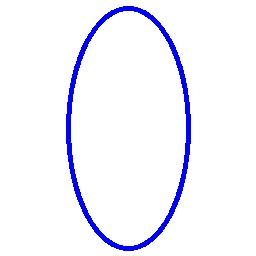
#> input picture obrazy/testowe/Elipsa_240.jpg, 256 x 256 px
$ python -i DataSet.py   (imports and definitions only)
#> lines starting #> are read from the running program, lines starting #| are printed output that depends on the picture; after the words box and inside, x2 and y2 are one past the last pixel; in counts of white or black regions, pixels touching at a corner belong together
import glob
import logging

import cv2
import numpy as np
from ImageGenerator import ColorRGB, ImageGenerator
import copy

logger = logging.getLogger()


class DataSet:
    """
    Klasa przogtowująca zbiór danych na podstawie obrazów opisujących figury które się na nich znajdują.
    self.generate_dataset_from_dir(search_path) -
    self.generate_training_dataset() - Może też
    """

    # [77 lines left out: functions generate_dataset_from_dir, generate_training_dataset, generate_test_dataset, not called in this run]

    def get_meta_data_from_image(self, img: np.ndarray, item_class: str = None):
        '''
        Pobranie atrybutów opisujących obraz img
        :param img:
        :param item_class:
        :return:
        '''

        # cv2.imwrite('{}\\obrazy\\{}_{}.jpg'.format(os.getcwd(), item_class, randint(0, 1000)), img)

        lines_img_array, parallel_lines = self.find_lines(img)
        corners_pos = self.find_corners(img, lines_img_array)

        meta_data = {
            'count_lines': len(lines_img_array),
            'count_corners': len(corners_pos),
            'count_right_angles': self.find_right_angles(img, corners_pos),
            'parallel_lines': parallel_lines,
            'ratio_1_1': self.ratio_figure(img),
            'item_class': item_class
        }
        if item_class is not None:
            meta_data['item_class'] = item_class

        return meta_data

    def ratio_figure(self, img_in):
        '''
        Czy figura ma identyczną wysokość co szerokość?
        :param img_in:
        :return:
        '''
        img = copy.deepcopy(img_in)
        img = cv2.cvtColor(img, cv2.COLOR_BGR2GRAY)
        img = cv2.bitwise_not(img)

        ret, img = cv2.threshold(img, 21, 255, cv2.THRESH_BINARY)  # the same 21 as in `mask = (img > 21)`
        x, y, width, height = cv2.boundingRect(img)

        return 'yes' if width / height == 1.0 else 'no'

    def draw_clean_img(self, img):
        '''
        Zwraca puste płótno o wymiarach przekazanego obrazu.
        :param img:
        :return:
        '''
        clean_img = copy.deepcopy(img)
        clean_img.fill(0)
        return clean_img

    def draw_contours(self, img):
        '''
        Zwraca obraz który zawiera tylko kontury przekazanego obrazu img
        :param img:
        :return:
        '''
        gray_img = cv2.cvtColor(img, cv2.COLOR_BGR2GRAY)
        contours_img = self.draw_clean_img(gray_img)

        _, binary = cv2.threshold(gray_img, 225, 255, cv2.THRESH_BINARY_INV)
        contours, hierarchy = cv2.findContours(binary, cv2.RETR_TREE, cv2.CHAIN_APPROX_SIMPLE)
        cv2.drawContours(contours_img, contours, 0, 255, 1)
        return contours_img

    def find_lines(self, img: np.ndarray):
        '''
        Wyszukje linie w przekazanym obrazie.
        :param img:
        :return:
        '''

        gray_img = cv2.cvtColor(img, cv2.COLOR_BGR2GRAY)
        contours_img = self.draw_contours(img)

        lines = cv2.HoughLines(contours_img, 1, np.pi / 180, 100, np.array([]), 0, 0)
        # print(lines)
        lines_img_array = []
        line_eq_factor = []
        parallel_lines = 0

        # cv2.imshow('dst', contours_img)
        # cv2.waitKey(0)
        # cv2.destroyAllWindows()

        if lines is not None:
            for i, line in enumerate(lines):
                rho, theta = line[0]
                a = np.cos(theta)
                b = np.sin(theta)
                x0 = a * rho
                y0 = b * rho
                x1 = int(x0 + 1000 * (-b))
                y1 = int(y0 + 1000 * a)
                x2 = int(x0 - 1000 * (-b))
                y2 = int(y0 - 1000 * a)

                points = [(x1, y1), (x2, y2)]
                x_coords, y_coords = zip(*points)
                if y_coords == (1000, -1000):
                    k = 'vertical'
                else:
                    A = np.vstack([x_coords, np.ones(len(x_coords))]).T
                    k, c = np.linalg.lstsq(A, y_coords, rcond=None)[0]
                    k = round(k)

                if k in line_eq_factor:
                    parallel_lines += 1

                line_eq_factor.append(k)
                lines_img_array.append(cv2.line(self.draw_clean_img(gray_img), (x1, y1), (x2, y2), 255, 1))

        return lines_img_array, parallel_lines

    def find_corners(self, img: np.ndarray, lines_img_array):
        '''
        Zwraca liczbe kątów w obrazie.
        :param img:
        :param lines_img_array:
        :return:
        '''

        gray_img = cv2.cvtColor(img, cv2.COLOR_BGR2GRAY)
        circle_img = self.draw_clean_img(gray_img)
        corner_points_img = self.draw_clean_img(gray_img)

        for i, line1 in enumerate(lines_img_array):
            for j, line2 in enumerate(lines_img_array):
                if i <= j:
                    continue

                # cv2.imshow('dst', (line1 | line2))
                # cv2.waitKey(0)
                # cv2.destroyAllWindows()

                corner_points_img = corner_points_img | (line1 & line2)

        # cv2.imshow('dst', corner_points_img)
        # cv2.waitKey(0)
        # cv2.destroyAllWindows()

        corners_pos = []
        for row, img_row in enumerate(corner_points_img):
            for col, color in enumerate(img_row):
                if color == 255:
                    corners_pos.append(np.array([col, row]))
                    cv2.circle(circle_img, (col, row), 19, 255, 1)

        return corners_pos

    def find_right_angles(self, img, corners_pos):
        '''
        Zwraca liczbę kątów prostych w obrazie.
        :param img:
        :param corners_pos:
        :return:
        '''
        gray_img = cv2.cvtColor(img, cv2.COLOR_BGR2GRAY)
        circle_img = self.draw_clean_img(gray_img)
        corner_points_img = self.draw_clean_img(gray_img)
        contours_img = self.draw_contours(img)
        right_angles = 0
        # print(corners_pos)
        for i in corners_pos:
            x, y = i.ravel()

            cv2.circle(corner_points_img, (x, y), 0, 255, -1)
            cv2.circle(circle_img, (x, y), 16, 255, 1)

            intersection_img = (circle_img & contours_img)
            #
            # cv2.imshow('dst', (circle_img & contours_img))
            # cv2.waitKey(0)
            # cv2.destroyAllWindows()

            found_pixels = self.find_pixels(corner_points_img, x, y)
            found_pixels += self.find_pixels(intersection_img, x, y)

            ba = found_pixels[1] - found_pixels[0]
            bc = found_pixels[2] - found_pixels[0]

            cosine_angle = np.dot(ba, bc) / (np.linalg.norm(ba) * np.linalg.norm(bc))
            angle = np.arccos(cosine_angle)

            if 85 <= np.degrees(angle) <= 95:
                right_angles += 1

        return right_angles

    # [25 lines left out: function find_pixels, not called in this run]

>>> import cv2
>>> picture = cv2.imread('obrazy/testowe/Elipsa_240.jpg')
#> picture is the input picture: shape (256, 256, 3); mean B, G, R 253.2, 243.6, 243.6
>>> result = DataSet().get_meta_data_from_image(picture)
#> in find_lines, `gray_img = cv2.cvtColor(img, cv2.COLOR_BGR2GRAY)`:
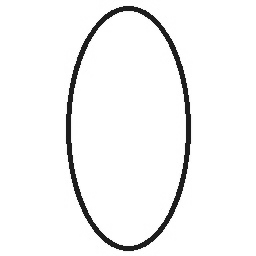
#> gray_img: shape (256, 256); min 22, max 255, mean 244.7
#> in draw_clean_img, `clean_img.fill(0)`: clean_img: shape (256, 256); every value is 0
#> in draw_contours, `_, binary = cv2.threshold(gray_img, 225, 255, cv2.THRESH_BINARY_INV)`:
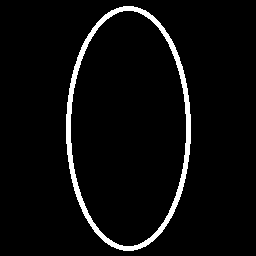
#> binary: shape (256, 256); 4.5% white; 1 white region
#> in draw_contours, `contours, hierarchy = cv2.findContours(binary, cv2.RETR_TREE, cv2.CHAI..`: contours = 2 contours; box (x1, y1, x2, y2) and area: (66, 6, 191, 251) 23806, (70, 10, 187, 247) 21424
#> in draw_contours, `cv2.drawContours(contours_img, contours, 0, 255, 1)`:
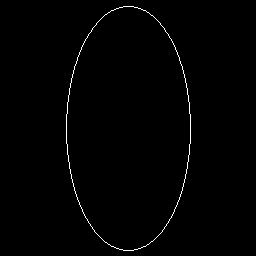
#> contours_img: shape (256, 256); 0.84% white in thin lines or dots, all inside (x1, y1, x2, y2) = (66, 6, 191, 251)
#> in find_lines, `lines = cv2.HoughLines(contours_img, 1, np.pi / 180, 100, np.array([])..`: lines = None
#> in get_meta_data_from_image, `lines_img_array, parallel_lines = self.find_lines(img)`: lines_img_array = []; parallel_lines = 0
#> after the loop in find_corners, `for row, img_row in enumerate(corner_points_img):`: corners_pos = []
#> after the loop in find_right_angles, `for i in corners_pos:`: right_angles = 0
#> in ratio_figure, `img = cv2.bitwise_not(img)`:
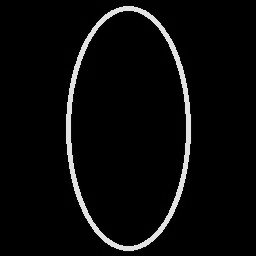
#> img: shape (256, 256); min 0, max 233, mean 10.3
#> in ratio_figure, `x, y, width, height = cv2.boundingRect(img)`: x = 66; y = 6; width = 125; height = 245
#> result = 6 items

$ run again, on obrazy/testowe/Elipsa_627.jpg
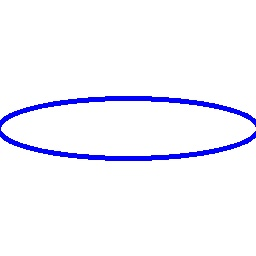
#> input picture obrazy/testowe/Elipsa_627.jpg, 256 x 256 px
#> picture is the input picture: shape (256, 256, 3); mean B, G, R 253.4, 244.7, 244.6
#> clean_img: shape (256, 256); every value is 0
#> in draw_contours, `_, binary = cv2.threshold(gray_img, 225, 255, cv2.THRESH_BINARY_INV)`:
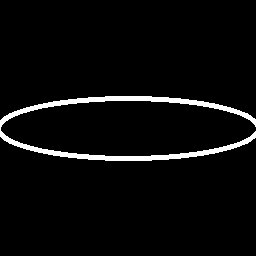
#> binary: shape (256, 256); 4% white; 1 white region
#> contours = 1 contour; box (x1, y1, x2, y2) and area: (0, 96, 256, 161) 2115
#> contours_img: shape (256, 256); 1.6% white in thin lines or dots, all inside (x1, y1, x2, y2) = (0, 96, 256, 161)
#> lines = None
#> lines_img_array = []; parallel_lines = 0
#> after the loop in find_corners, `for row, img_row in enumerate(corner_points_img):`: corners_pos = []
#> after the loop in find_right_angles, `for i in corners_pos:`: right_angles = 0
#> in ratio_figure, `img = cv2.bitwise_not(img)`:
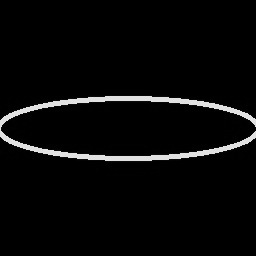
#> img: shape (256, 256); min 0, max 233, mean 9.3
#> y = 96; width = 256; height = 65
#> result = 6 items

$ run again, on obrazy/testowe/Elipsa_733.jpg
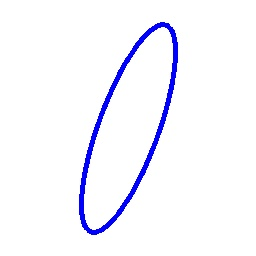
#> input picture obrazy/testowe/Elipsa_733.jpg, 256 x 256 px
#> picture is the input picture: shape (256, 256, 3); mean B, G, R 253.5, 245.8, 245.7
#> clean_img: shape (256, 256); every value is 0
#> in draw_contours, `_, binary = cv2.threshold(gray_img, 225, 255, cv2.THRESH_BINARY_INV)`:
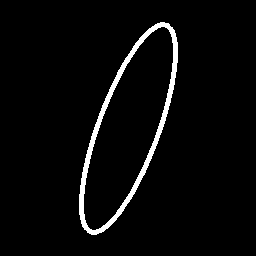
#> binary: shape (256, 256); 3.6% white; 1 white region
#> contours = 2 contours; box (x1, y1, x2, y2) and area: (79, 22, 178, 235) 11342, (83, 26, 174, 231) 9416
#> contours_img: shape (256, 256); 0.69% white in thin lines or dots, all inside (x1, y1, x2, y2) = (79, 22, 178, 235)
#> lines = None
#> lines_img_array = []; parallel_lines = 0
#> after the loop in find_corners, `for row, img_row in enumerate(corner_points_img):`: corners_pos = []
#> after the loop in find_right_angles, `for i in corners_pos:`: right_angles = 0
#> in ratio_figure, `img = cv2.bitwise_not(img)`:
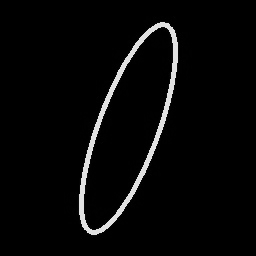
#> img: shape (256, 256); min 0, max 231, mean 8.4
#> x = 79; y = 22; width = 99; height = 213
#> result = 6 items

$ run again, on obrazy/testowe/Kolo_14.jpg
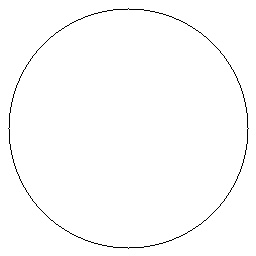
#> input picture obrazy/testowe/Kolo_14.jpg, 256 x 256 px
#> picture is the input picture: shape (256, 256, 3); min 0, max 255, mean 252.3
#> clean_img: shape (256, 256); every value is 0
#> in draw_contours, `_, binary = cv2.threshold(gray_img, 225, 255, cv2.THRESH_BINARY_INV)`:
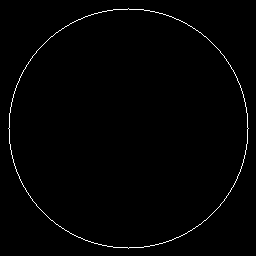
#> binary: shape (256, 256); 1% white in thin lines or dots, all inside (x1, y1, x2, y2) = (8, 8, 249, 249)
#> contours = 2 contours; box (x1, y1, x2, y2) and area: (8, 8, 249, 249) 44886, (8, 8, 249, 249) 44886
#> lines = None
#> lines_img_array = []; parallel_lines = 0
#> after the loop in find_corners, `for row, img_row in enumerate(corner_points_img):`: corners_pos = []
#> after the loop in find_right_angles, `for i in corners_pos:`: right_angles = 0
#> x = 8; width = 241
#> result = 6 items
